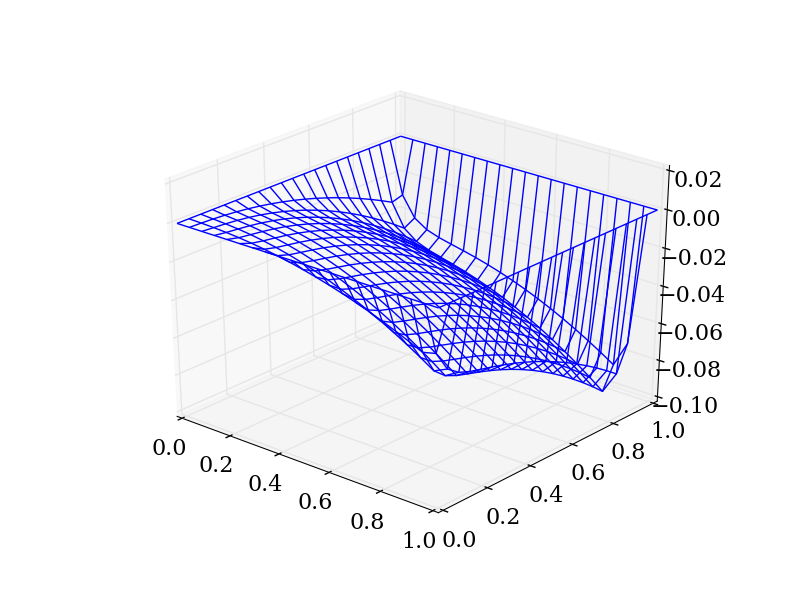

This figure's Python source:
import numpy as np
from matplotlib import pyplot as plt
from matplotlib import animation
from mpl_toolkits.mplot3d import Axes3D
from matplotlib import rcParams
rcParams['font.family'] = 'serif'
rcParams['font.size'] = 16

ya = xa = 0
yb = xb = 1
dx = dy = 0.05

n = (xb - xa)/dx
n = int(n)
m = (yb - ya)/dy
m = int(m)

x_grid = np.linspace(xa,xb,n+1)
y_grid = np.linspace(ya,yb,m+1)
yv, xv = np.meshgrid(x_grid, y_grid)

Z_n,_ = np.meshgrid(np.zeros(len(y_grid)),np.zeros(len(x_grid)))

max_err = -1e10
prev_max_err = -2e10
allowed_err = 1e-5
flag = True
while flag:
    for i in range(1,n):
        #print '--i = %d--'%i
        x = xa + i*dx
        for j in range(1,m):
            #print 'j = %d'%j
            y = ya + j*dy
            prev = Z_n[i][j]
            Z_n[i][j] = 0.25*(Z_n[i-1][j] + Z_n[i][j-1]
                              + Z_n[i][j+1] + Z_n[i+1][j] 
                              - (x**2 + y**2)/16.0)
            #print abs(Z_n[i][j] - prev)
            if abs(Z_n[i][j] - prev) > max_err:
                max_err = abs(Z_n[i][j] - prev)
    
    if abs(max_err  - prev_max_err) < allowed_err:
        flag = False
    else:
        prev_max_err = max_err

fig = plt.figure()
ax = fig.add_subplot(111, projection='3d')
wframe = ax.plot_wireframe(xv, yv, Z_n)
plt.show()
